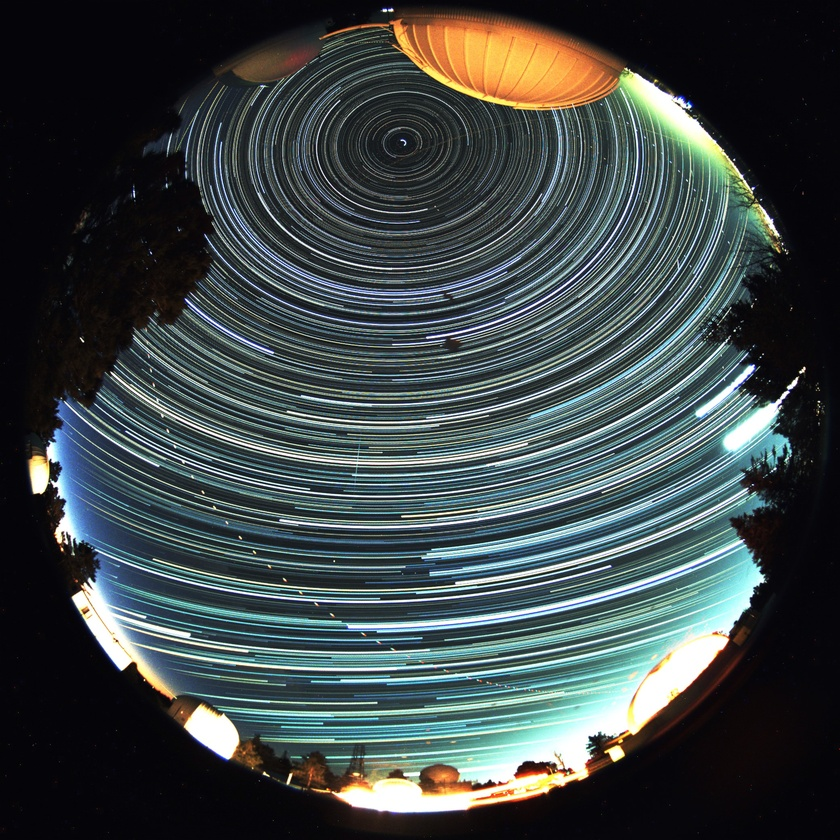
#> input picture startrails.jpg, 840 x 840 px, shrunk from 2080 x 2080 before the run
$ python test.py
#> lines starting #> are read from the running program, lines starting #| are printed output that depends on the picture
### unWrap.py
import cv2
import numpy as np

def unwrap(imgIn, Cb):

    img = imgIn

    #MAPPING
    def buildMap(Wd, Hd, R, Cx, Cy):
        map_x = np.zeros((Hd, Wd), np.float32)
        map_y = np.zeros((Hd, Wd), np.float32)
        for y in range(0, int(Hd - 1)):
            for x in range(0, int(Wd - 1)):
                r = (float(y) / float(Hd)) * R
                theta = (float(x) / float(Wd)) * 2.0 * np.pi
                xS = Cx + r * np.sin(theta)
                yS = Cy + r * np.cos(theta)
                map_x.itemset((y, x), int(xS))
                map_y.itemset((y, x), int(yS))

        return map_x, map_y

    #UNWARP
    def unwarp(img, xmap, ymap):
        output = cv2.remap(img, xmap, ymap, cv2.INTER_LINEAR)
        return output

    #IMAGE CENTER
    Cx = img.shape[0]/2
    Cy = img.shape[1]/2

    #RADIUS OUTER
    R = Cb - Cx

    #DESTINATION IMAGE SIZE
    Wd = int(abs(2.0 * (R / 2) * np.pi))
    Hd = int(abs(R))

    #BUILD MAP
    xmap, ymap = buildMap(Wd, Hd, R, Cx, Cy)

    #UNWARP
    result = unwarp(img, xmap, ymap)

    return result

### test.py
from unWrap import unwrap
import imageio
import numpy as np

'''
A test script showing how to unwrap an allsky jpg, then rotate N center.
'''

image = imageio.imread('startrails.jpg')
#> image is the input picture: shape (840, 840, 3); mean R, G, B 62.1, 70.9, 71.2
result = unwrap(image, 0)
#> after the loop in buildMap, `for y in range(0, int(Hd - 1)):`:
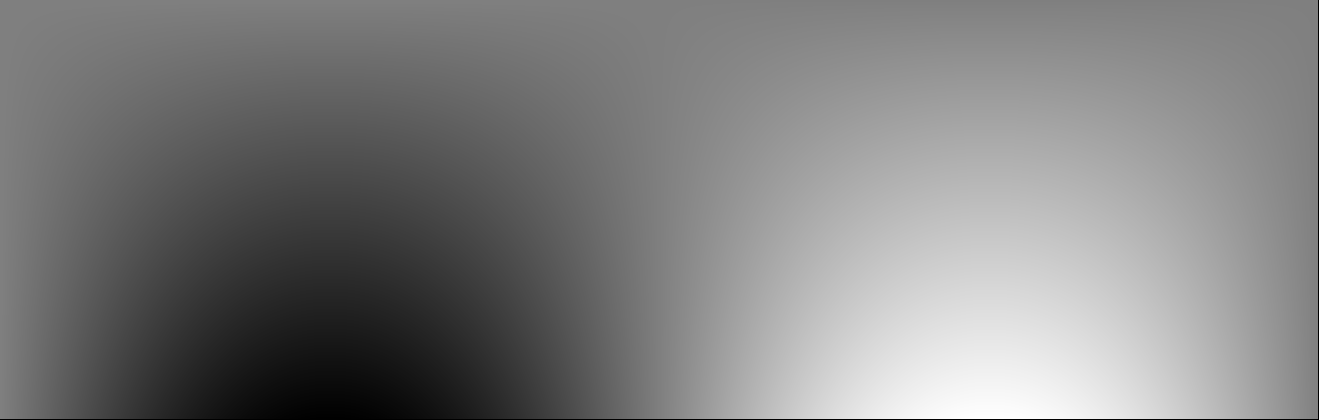
#> map_x: shape (420, 1319) float32; min 0, max 837, mean 418.2; drawn with min black and max white
#> after the loop in buildMap, `for y in range(0, int(Hd - 1)):`:
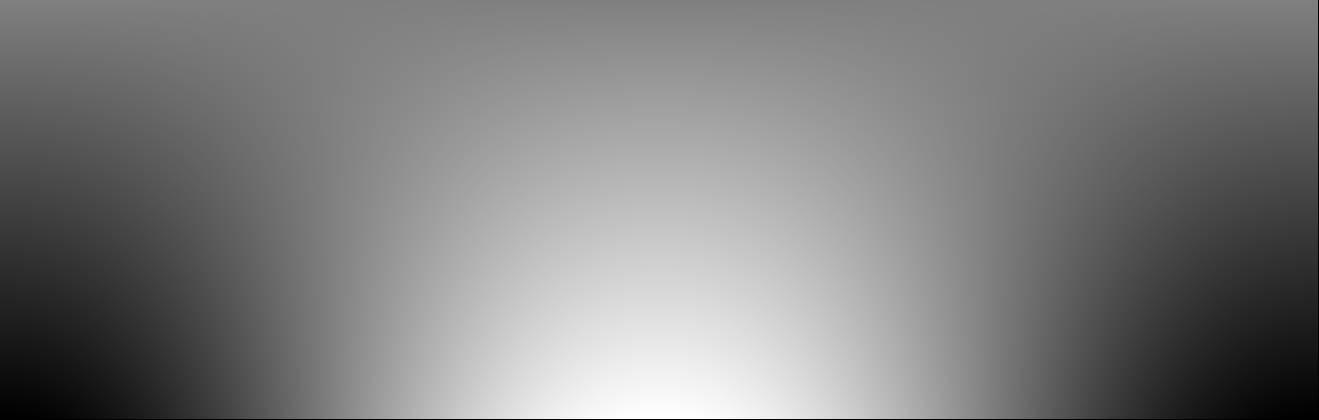
#> map_y: shape (420, 1319) float32; min 0, max 837, mean 418.3; drawn with min black and max white
#> in unwarp, `output = cv2.remap(img, xmap, ymap, cv2.INTER_LINEAR)`:
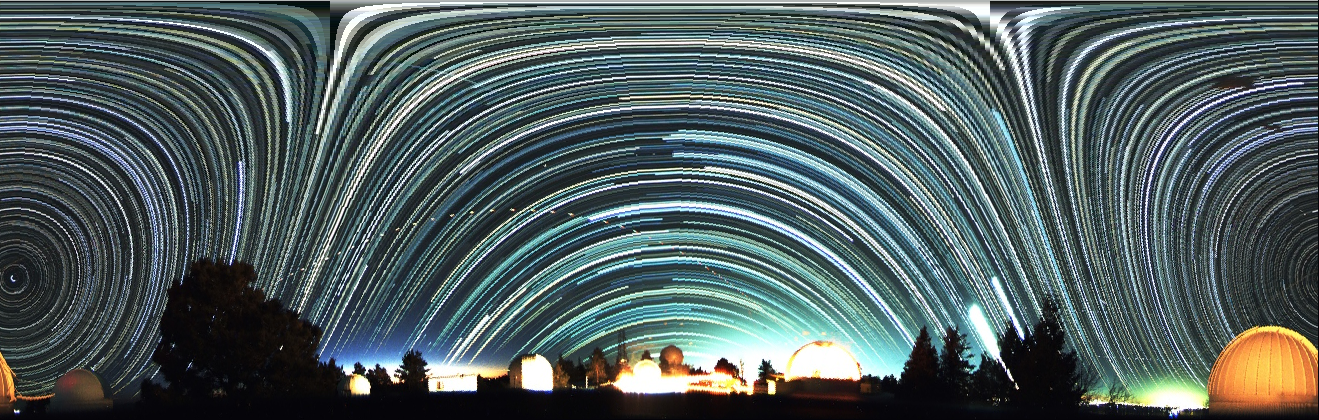
#> output: shape (420, 1319, 3); mean R, G, B 80, 93.8, 94.5

#GET WIDTH, DIVIDE BY 2, MINUS 1
w = result.shape[1]
#> w = 1319
wh = int(w / 2)
#> wh = 659
w1 = w - 1
#> w1 = 1318

#CUT FIRST HALF
result1 = result[:, 0:wh]
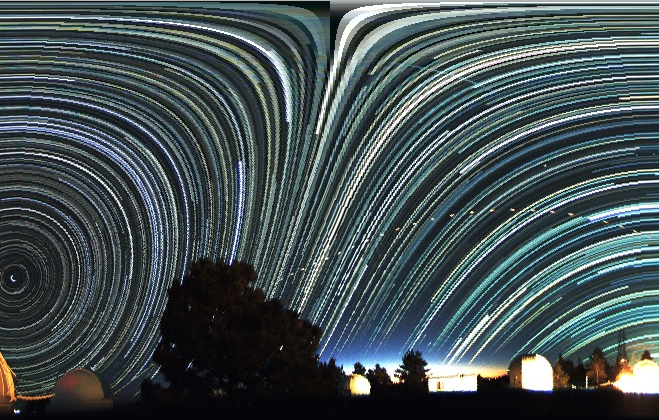
#> result1: shape (420, 659, 3); mean R, G, B 68.3, 80.6, 83.1
#CUT SECOND HALF
result2 = result[:, wh:w1]
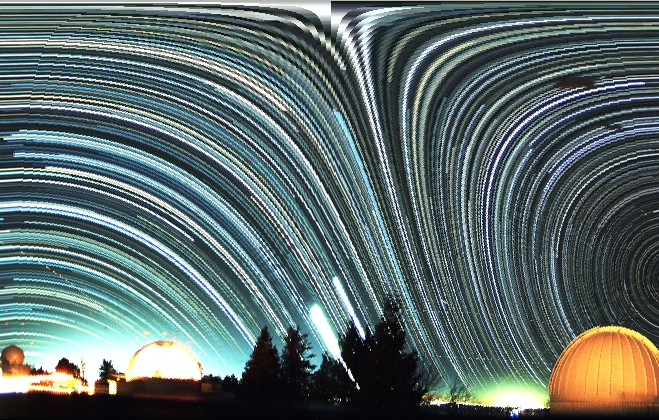
#> result2: shape (420, 659, 3); mean R, G, B 91.9, 107.2, 106.1
#STITCH BACK TOGETHER ON X AXIS
result = np.concatenate([result2, result1], 1)  # combine on x axis
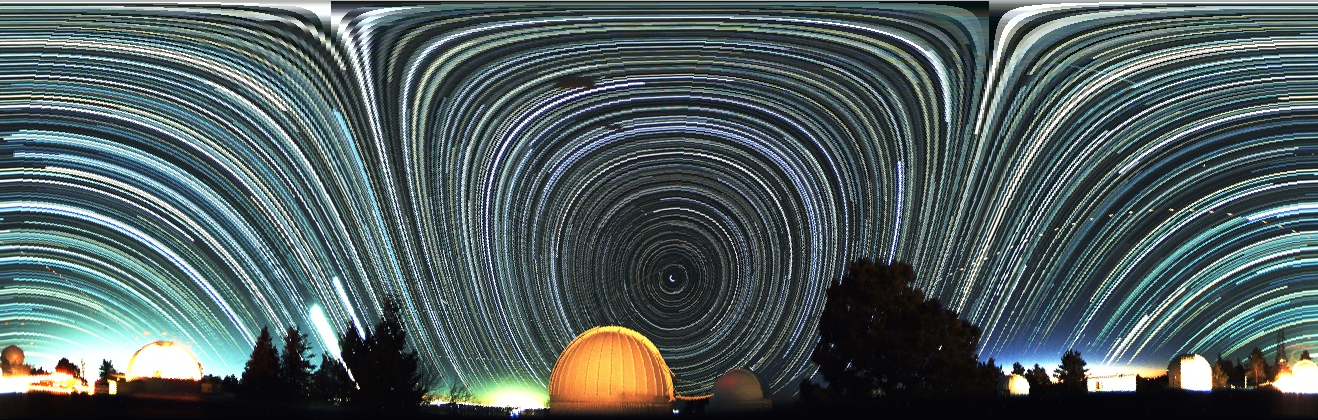
#> result: shape (420, 1318, 3); mean R, G, B 80.1, 93.9, 94.6
#FLIP IMAGE
result = np.flip(result, 1)  # flip on x axis
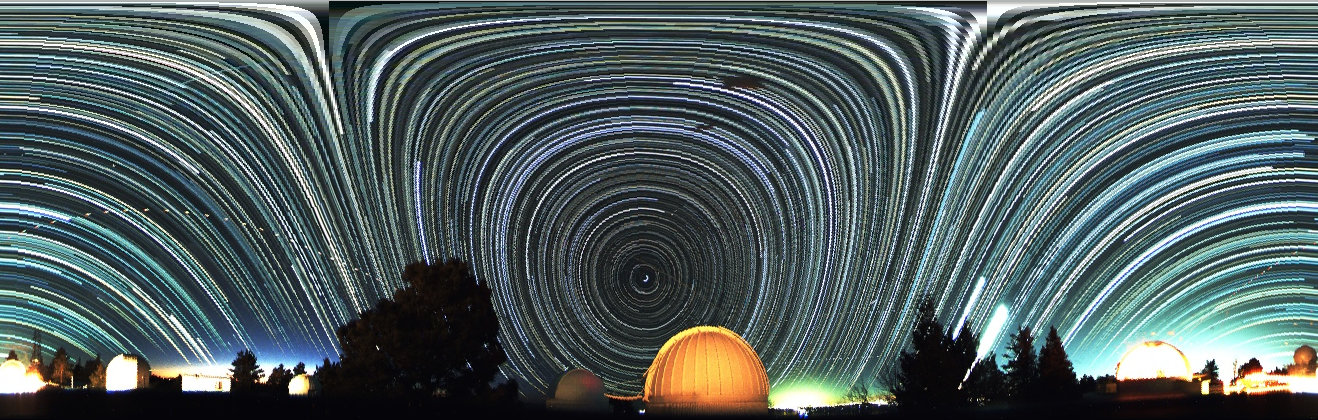
#> result: shape (420, 1318, 3); mean R, G, B 80.1, 93.9, 94.6
#CONVERT UINT8
result = np.uint8(result)  # Convt to uint8
#SAVE
imageio.imwrite('test.jpg', result)
